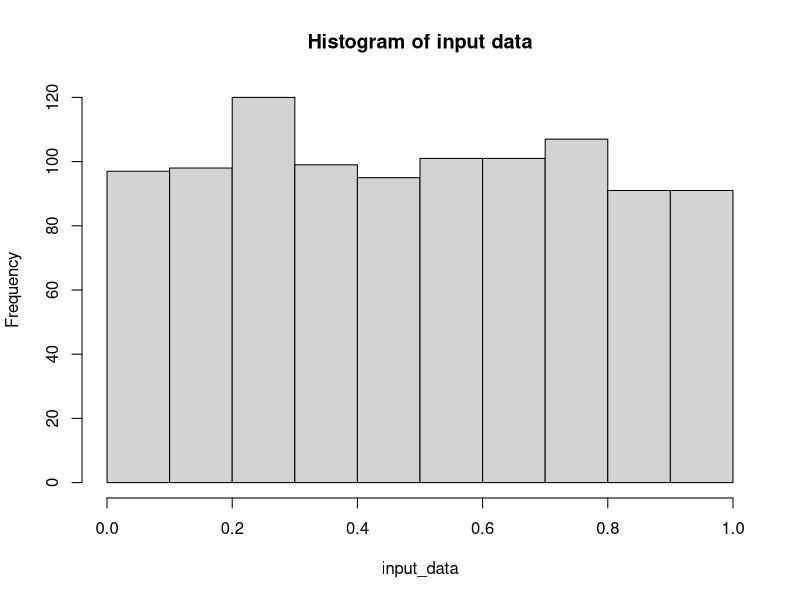
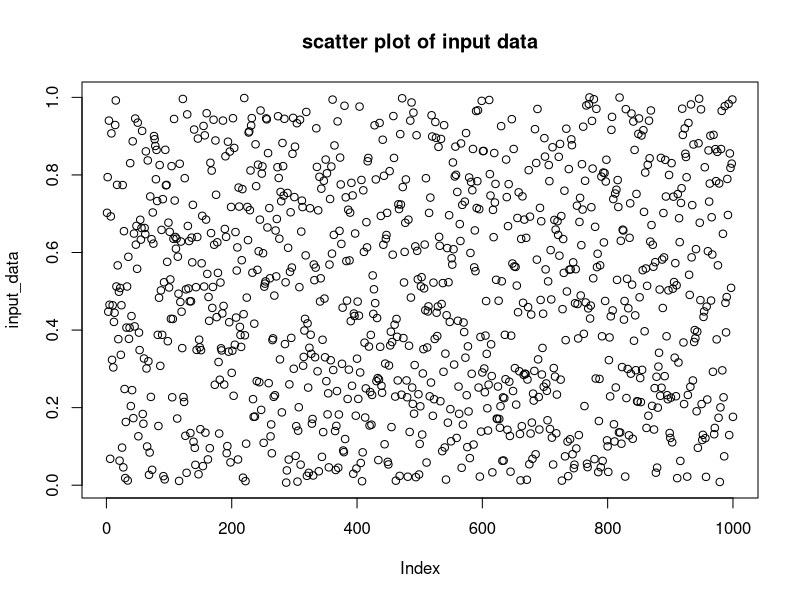
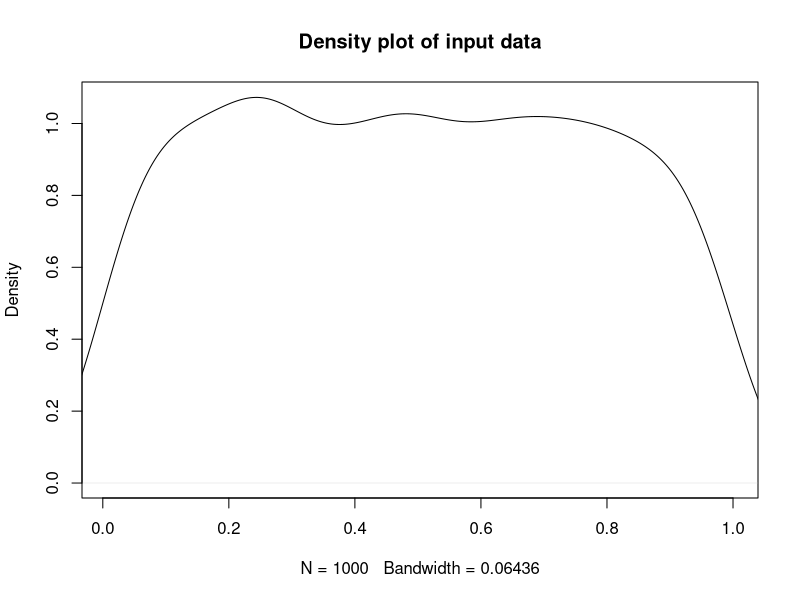

The R source for these figures, in order:
## ---- chunk 1

sum(TRUE + TRUE)

sum(FALSE)

## ---- chunk 2
example.vector <- seq(1,25,by= 2)
example.vector
example.vector > 10
example.vector >= 15
example.vector <= 5
## ---- chunk 3

sum(example.vector >10)

## ---- chunk 4
example.mx <- matrix(c(2,5,7,-2,-5,-10), ncol = 3, byrow=T)
example.mx < 1
## ---- chunk 5
dim(example.mx)[1] == 2
## ---- chunk 6
example.vector == 3
## ---- chunk 7
FALSE & FALSE
TRUE & FALSE
TRUE & TRUE

# Example of an AND operator
example.vector > 5 & example.vector < 10

# if you want to see the actual elements 
example.vector[example.vector >10 & example.vector < 20]

## ---- chunk 8

FALSE | FALSE
TRUE | FALSE
TRUE | TRUE

# Example of an OR operator
example.vector > 10 | example.vector < 20

example.vector < 10 | example.vector > 20

## ---- chunk 9
!(TRUE)

example.vector != 3
## ---- chunk 10

fruits <- c("banana","apple","strawberry","peach","mango")

"mango" %in% fruits

"durian" %in% fruits
## ---- chunk 11
!("durian" %in% fruits)

## ---- chunk 12
which(fruits == "apple")
## ---- chunk 13
fruits2 <- c("orange","banana","durian","cherry","mango","apple")

fruits2 %in% fruits
# show me the position
which(fruits2 %in% fruits)

#show me the elements
fruits2[fruits2 %in% fruits]

# There is also a function for this
intersect(fruits2, fruits)

## ---- chunk 14

# Loop over individual elements in example.vector
for( i in example.vector){
  
    if( i < 10 ){
        cat(i, "is smaller than 10 \n") 
    } else if ( 10 <= i & i < 20){
        cat(i, "is in the interval [10,20) \n")
    } else {
        cat(i, "is larger than 20 \n")
    }

}


## ---- chunk 15

data_plotter <- function(input_data, plot_type = "histogram"){
  
    if(plot_type == "histogram"){
        hist(input_data, main = "Histogram of input data")  
    } else if (plot_type == "scatter"){
        plot(input_data, type = 'p', main = "scatter plot of input data")
    } else if (plot_type == "density"){
        plot(density(input_data), main = "Density plot of input data", 
             type = 'l', 
             xlim = c(min(input_data), 
                      max(input_data)))
    }
}

## ---- chunk 16

sample_data <- runif(1000)

data_plotter(sample_data, plot_type = "histogram")
data_plotter(sample_data, plot_type = "scatter")
data_plotter(sample_data, plot_type = "density")

